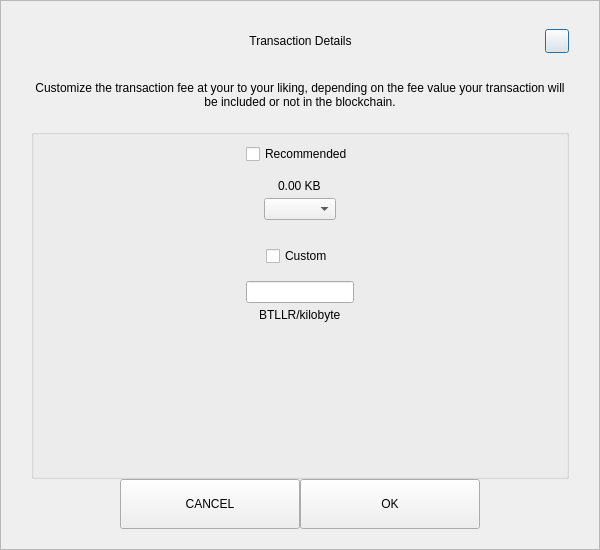
<?xml version="1.0" encoding="UTF-8"?>
<ui version="4.0">
 <class>SendCustomFeeDialog</class>
 <widget class="QDialog" name="SendCustomFeeDialog">
  <property name="geometry">
   <rect>
    <x>0</x>
    <y>0</y>
    <width>600</width>
    <height>550</height>
   </rect>
  </property>
  <property name="windowTitle">
   <string>Form</string>
  </property>
  <layout class="QVBoxLayout" name="verticalLayout_3">
   <property name="spacing">
    <number>0</number>
   </property>
   <property name="leftMargin">
    <number>0</number>
   </property>
   <property name="topMargin">
    <number>0</number>
   </property>
   <property name="rightMargin">
    <number>0</number>
   </property>
   <property name="bottomMargin">
    <number>0</number>
   </property>
   <item>
    <widget class="QFrame" name="frame">
     <property name="styleSheet">
      <string notr="true"/>
     </property>
     <property name="frameShape">
      <enum>QFrame::StyledPanel</enum>
     </property>
     <property name="frameShadow">
      <enum>QFrame::Raised</enum>
     </property>
     <layout class="QVBoxLayout" name="verticalLayout_2">
      <property name="spacing">
       <number>0</number>
      </property>
      <property name="leftMargin">
       <number>30</number>
      </property>
      <property name="topMargin">
       <number>20</number>
      </property>
      <property name="rightMargin">
       <number>30</number>
      </property>
      <property name="bottomMargin">
       <number>20</number>
      </property>
      <item>
       <layout class="QHBoxLayout" name="horizontalLayout_3">
        <property name="spacing">
         <number>0</number>
        </property>
        <item>
         <spacer name="horizontalSpacer_21">
          <property name="orientation">
           <enum>Qt::Horizontal</enum>
          </property>
          <property name="sizeHint" stdset="0">
           <size>
            <width>40</width>
            <height>20</height>
           </size>
          </property>
         </spacer>
        </item>
        <item>
         <widget class="QLabel" name="labelTitle">
          <property name="minimumSize">
           <size>
            <width>0</width>
            <height>40</height>
           </size>
          </property>
          <property name="maximumSize">
           <size>
            <width>16777215</width>
            <height>40</height>
           </size>
          </property>
          <property name="styleSheet">
           <string notr="true">padding-left:24px;</string>
          </property>
          <property name="text">
           <string>Transaction Details</string>
          </property>
          <property name="alignment">
           <set>Qt::AlignCenter</set>
          </property>
          <property name="margin">
           <number>7</number>
          </property>
         </widget>
        </item>
        <item>
         <spacer name="horizontalSpacer">
          <property name="orientation">
           <enum>Qt::Horizontal</enum>
          </property>
          <property name="sizeHint" stdset="0">
           <size>
            <width>40</width>
            <height>20</height>
           </size>
          </property>
         </spacer>
        </item>
        <item>
         <widget class="QPushButton" name="btnEsc">
          <property name="minimumSize">
           <size>
            <width>24</width>
            <height>24</height>
           </size>
          </property>
          <property name="maximumSize">
           <size>
            <width>24</width>
            <height>24</height>
           </size>
          </property>
          <property name="text">
           <string/>
          </property>
         </widget>
        </item>
       </layout>
      </item>
      <item>
       <spacer name="verticalSpacer_2">
        <property name="orientation">
         <enum>Qt::Vertical</enum>
        </property>
        <property name="sizeType">
         <enum>QSizePolicy::Fixed</enum>
        </property>
        <property name="sizeHint" stdset="0">
         <size>
          <width>20</width>
          <height>20</height>
         </size>
        </property>
       </spacer>
      </item>
      <item>
       <widget class="QLabel" name="labelMessage">
        <property name="text">
         <string>Customize the transaction fee at your to your liking, depending on the fee value your transaction will be included or not in the blockchain.</string>
        </property>
        <property name="alignment">
         <set>Qt::AlignCenter</set>
        </property>
        <property name="wordWrap">
         <bool>true</bool>
        </property>
       </widget>
      </item>
      <item>
       <spacer name="verticalSpacer_3">
        <property name="orientation">
         <enum>Qt::Vertical</enum>
        </property>
        <property name="sizeType">
         <enum>QSizePolicy::Fixed</enum>
        </property>
        <property name="sizeHint" stdset="0">
         <size>
          <width>20</width>
          <height>20</height>
         </size>
        </property>
       </spacer>
      </item>
      <item>
       <widget class="QGroupBox" name="groupBox">
        <property name="title">
         <string/>
        </property>
        <layout class="QVBoxLayout" name="verticalLayout">
         <property name="leftMargin">
          <number>12</number>
         </property>
         <property name="rightMargin">
          <number>12</number>
         </property>
         <item>
          <layout class="QVBoxLayout" name="verticalLayout_4">
           <property name="spacing">
            <number>5</number>
           </property>
           <item alignment="Qt::AlignHCenter">
            <widget class="QCheckBox" name="checkBoxRecommended">
             <property name="text">
              <string>Recommended</string>
             </property>
            </widget>
           </item>
           <item>
            <spacer name="verticalSpacer_5">
             <property name="orientation">
              <enum>Qt::Vertical</enum>
             </property>
             <property name="sizeType">
              <enum>QSizePolicy::Fixed</enum>
             </property>
             <property name="sizeHint" stdset="0">
              <size>
               <width>20</width>
               <height>10</height>
              </size>
             </property>
            </spacer>
           </item>
           <item alignment="Qt::AlignHCenter">
            <widget class="QLabel" name="labelFee">
             <property name="text">
              <string>0.00 KB</string>
             </property>
            </widget>
           </item>
           <item alignment="Qt::AlignHCenter">
            <widget class="QComboBox" name="comboBoxRecommended"/>
           </item>
          </layout>
         </item>
         <item>
          <spacer name="verticalSpacer">
           <property name="orientation">
            <enum>Qt::Vertical</enum>
           </property>
           <property name="sizeType">
            <enum>QSizePolicy::Fixed</enum>
           </property>
           <property name="sizeHint" stdset="0">
            <size>
             <width>20</width>
             <height>20</height>
            </size>
           </property>
          </spacer>
         </item>
         <item>
          <layout class="QVBoxLayout" name="verticalLayout_5">
           <property name="spacing">
            <number>5</number>
           </property>
           <item alignment="Qt::AlignHCenter">
            <widget class="QCheckBox" name="checkBoxCustom">
             <property name="text">
              <string>Custom</string>
             </property>
            </widget>
           </item>
           <item>
            <spacer name="verticalSpacer_6">
             <property name="orientation">
              <enum>Qt::Vertical</enum>
             </property>
             <property name="sizeType">
              <enum>QSizePolicy::Fixed</enum>
             </property>
             <property name="sizeHint" stdset="0">
              <size>
               <width>20</width>
               <height>10</height>
              </size>
             </property>
            </spacer>
           </item>
           <item alignment="Qt::AlignHCenter">
            <widget class="QLineEdit" name="lineEditCustomFee"/>
           </item>
           <item alignment="Qt::AlignHCenter">
            <widget class="QLabel" name="labelCustomFee">
             <property name="text">
              <string>BTLLR/kilobyte</string>
             </property>
            </widget>
           </item>
          </layout>
         </item>
         <item>
          <spacer name="verticalSpacer_4">
           <property name="orientation">
            <enum>Qt::Vertical</enum>
           </property>
           <property name="sizeHint" stdset="0">
            <size>
             <width>20</width>
             <height>40</height>
            </size>
           </property>
          </spacer>
         </item>
        </layout>
       </widget>
      </item>
      <item>
       <layout class="QHBoxLayout" name="horizontalLayout" stretch="1,2,2,1">
        <item>
         <spacer name="horizontalSpacer1">
          <property name="orientation">
           <enum>Qt::Horizontal</enum>
          </property>
          <property name="sizeHint" stdset="0">
           <size>
            <width>40</width>
            <height>20</height>
           </size>
          </property>
         </spacer>
        </item>
        <item>
         <widget class="QPushButton" name="btnCancel">
          <property name="minimumSize">
           <size>
            <width>180</width>
            <height>50</height>
           </size>
          </property>
          <property name="focusPolicy">
           <enum>Qt::NoFocus</enum>
          </property>
          <property name="text">
           <string>CANCEL</string>
          </property>
         </widget>
        </item>
        <item>
         <widget class="QPushButton" name="btnSave">
          <property name="minimumSize">
           <size>
            <width>180</width>
            <height>50</height>
           </size>
          </property>
          <property name="focusPolicy">
           <enum>Qt::NoFocus</enum>
          </property>
          <property name="text">
           <string>OK</string>
          </property>
         </widget>
        </item>
        <item>
         <spacer name="horizontalSpacer_2">
          <property name="orientation">
           <enum>Qt::Horizontal</enum>
          </property>
          <property name="sizeHint" stdset="0">
           <size>
            <width>40</width>
            <height>20</height>
           </size>
          </property>
         </spacer>
        </item>
       </layout>
      </item>
     </layout>
    </widget>
   </item>
  </layout>
 </widget>
 <resources/>
 <connections/>
</ui>
